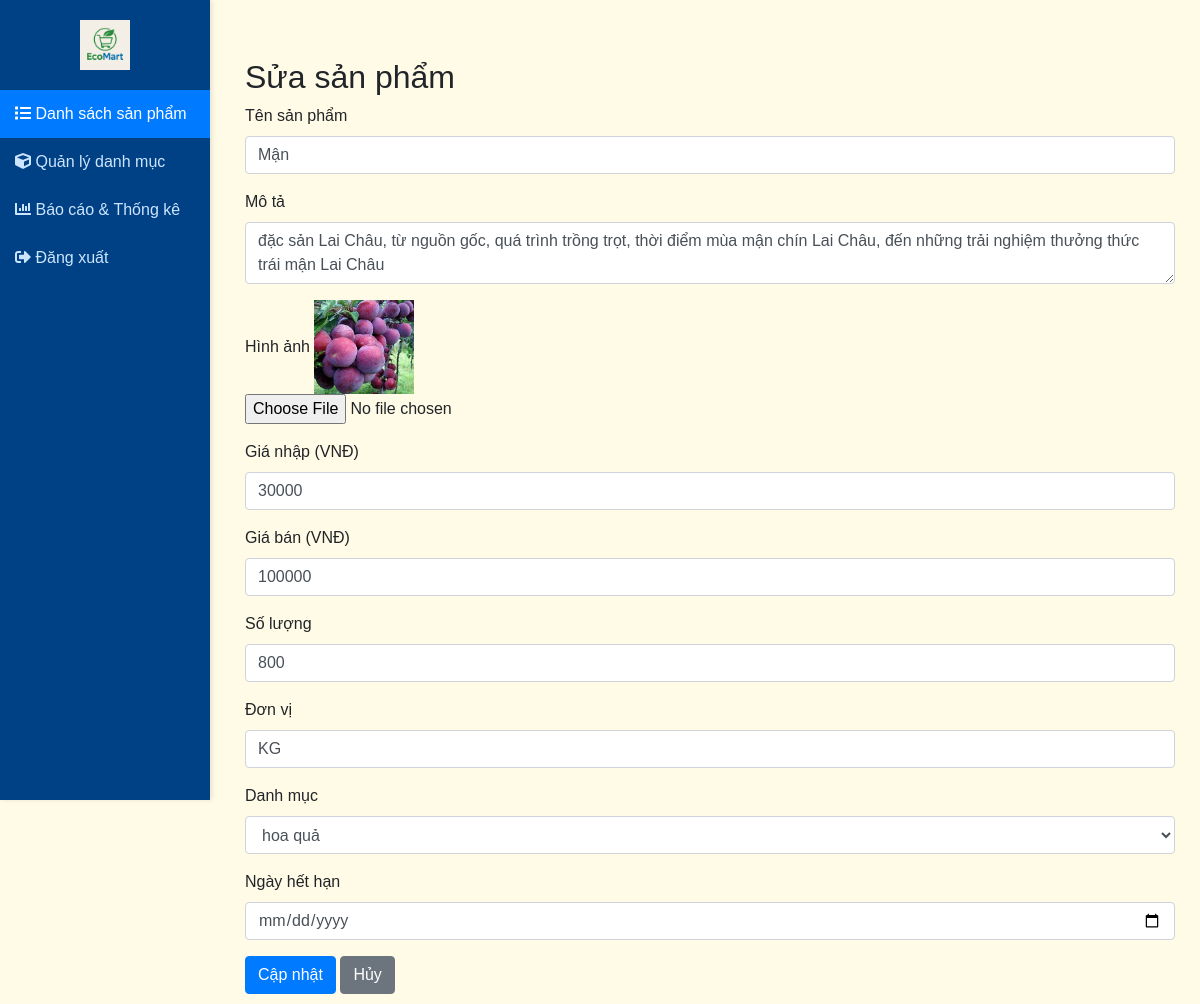
Screenshot of /index.php?action=edit&id=2 (signed in) with the database file from the repository.
### tables this page shows
CREATE TABLE `products` (
  `id` int(11) NOT NULL,
  `name` varchar(200) NOT NULL,
  `description` text DEFAULT NULL,
  `price` int(11) NOT NULL,
  `quantity` int(11) NOT NULL DEFAULT 0,
  `image` varchar(255) DEFAULT NULL,
  `category_id` int(11) DEFAULT NULL,
  `created_at` timestamp NOT NULL DEFAULT current_timestamp(),
  `updated_at` timestamp NOT NULL DEFAULT current_timestamp() ON UPDATE current_timestamp(),
  `expiration_date` date DEFAULT NULL,
  `unit` varchar(20) DEFAULT NULL,
  `purchase` int(11) DEFAULT NULL
);

CREATE TABLE `categories` (
  `id` int(11) NOT NULL,
  `name` varchar(100) NOT NULL,
  `description` text DEFAULT NULL,
  `created_at` timestamp NOT NULL DEFAULT current_timestamp(),
  `updated_at` timestamp NOT NULL DEFAULT current_timestamp() ON UPDATE current_timestamp()
);

### controllers/ProductController.php (called while the page is built, shortened)
<?php
include_once 'config/database.php';
include_once 'models/Category.php';
class ProductController {
    private $db;
    public function __construct() {
        $database = new Database();
        $this->db = $database->getConnection();
    }
    public function edit() {
        $categoryModel = new Category($this->db);
        $categories = $categoryModel->getAll();
        $id = isset($_GET['id']) ? intval($_GET['id']) : 0;
        $query = "SELECT * FROM products WHERE id = :id";
        $stmt = $this->db->prepare($query);
        $stmt->bindParam(':id', $id, PDO::PARAM_INT);
        $stmt->execute();
        $product = $stmt->fetch(PDO::FETCH_ASSOC);
        include 'views/products/edit.php';
    }
}
?>

### config/database.php (called while the page is built, shortened)
<?php
class Database {
    private $host = "localhost";
    private $db_name = "product_management";
    private $username = "root";
    private $password = "";
    private $port = "3308";
    public function getConnection() {
        $this->conn = null;
        try {
            $this->conn = new PDO(
                "mysql:host=" . $this->host . ";port=" . $this->port . ";dbname=" . $this->db_name,
                $this->username,
                $this->password
            );
            $this->conn->setAttribute(PDO::ATTR_ERRMODE, PDO::ERRMODE_EXCEPTION);
            $this->conn->exec("set names utf8");
        } catch(PDOException $e) {
            echo "Lỗi kết nối: " . $e->getMessage();
        }
        return $this->conn;
    }
}
?>

### models/Category.php (called while the page is built, shortened)
<?php
class Category {
    private $conn;
    private $table_name = "categories";
    public function __construct($db) {
        $this->conn = $db;
    }
    public function getAll() {
        $query = "SELECT * FROM " . $this->table_name . " ORDER BY name";
        $stmt = $this->conn->prepare($query);
        $stmt->execute();
        return $stmt->fetchAll(PDO::FETCH_ASSOC);
    }
}
?>

### views/products/edit.php (the view, shortened to what this page needs)
<!DOCTYPE html>
<html lang="vi">
<head>
    <link rel="stylesheet" href="https://stackpath.bootstrapcdn.com/bootstrap/4.5.2/css/bootstrap.min.css">
    <link rel="stylesheet" href="https://cdnjs.cloudflare.com/ajax/libs/font-awesome/5.15.3/css/all.min.css">
</head>
<body>
<div class="wrapper">
    <div class="sidebar">
        <div style="text-align: center;">
            <img src="./uploads/logo.png" alt="EcoMart Logo" style="height: 50px; margin-bottom: 20px;">
        </div>
        <a href="index.php?action=index" class="active"><i class="fas fa-list"></i> Danh sách sản phẩm</a>
        <a href="index.php?action=categories"><i class="fas fa-cube"></i> Quản lý danh mục</a>
        <a href="index.php?action=reports"><i class="fas fa-chart-bar"></i> Báo cáo & Thống kê</a>
        <a href="index.php?action=logout"><i class="fas fa-sign-out-alt"></i> Đăng xuất</a>
    </div>
    <div class="main-content">
        <div class="container mt-5">
            <h2>Sửa sản phẩm</h2>
            <form method="POST" enctype="multipart/form-data">
                <div class="form-group">
                    <label>Tên sản phẩm</label>
                    <input type="text" name="name" class="form-control" value="<?= htmlspecialchars($product['name']) ?>" required>
                </div>
                <div class="form-group">
                    <label>Mô tả</label>
                    <textarea name="description" class="form-control"><?= htmlspecialchars($product['description']) ?></textarea>
                </div>
                <div class="form-group">
                    <label>Hình ảnh</label>
                    <?php if ($product['image']): ?>
                        <img src="<?= $product['image'] ?>" style="max-width:100px;"><br>
                    <?php endif; ?>
                    <input type="file" name="image" class="form-control-file" accept="image/*">
                </div>
                <div class="form-group">
                    <label>Giá nhập (VNĐ)</label>
                    <input type="number" name="purchase" class="form-control" value="<?= $product['purchase'] ?>" required>
                </div>
                <div class="form-group">
                    <label>Giá bán (VNĐ)</label>
                    <input type="number" name="price" class="form-control" value="<?= $product['price'] ?>" required>
                </div>
                <div class="form-group">
                    <label>Số lượng</label>
                    <input type="number" name="quantity" class="form-control" value="<?= $product['quantity'] ?>" required>
                </div>
                <div class="form-group">
                    <label>Đơn vị</label>
                    <input type="text" name="unit" class="form-control" value="<?= $product['unit'] ?>" required>
                </div>
                <div class="form-group">
                    <label>Danh mục</label>
                    <select name="category_id" class="form-control" required>
                        <?php foreach ($categories as $cat): ?>
                            <option value="<?= $cat['id'] ?>" <?= ($product['category_id'] == $cat['id']) ? 'selected' : '' ?>>
                                <?= htmlspecialchars($cat['name']) ?>
                            </option>
                        <?php endforeach; ?>
                    </select>
                </div>
                <div class="form-group">
                    <label>Ngày hết hạn</label>
                    <input type="date" name="expiration_date" class="form-control" value="<?= $product['expiration_date'] ?>">
                </div>
                <button type="submit" class="btn btn-primary">Cập nhật</button>
                <a href="index.php" class="btn btn-secondary">Hủy</a>
            </form>
        </div>
    </div>
</div>
</body>
</html>

### views/products/edit.php (style rules this page uses)
body { background-color: #fffbe6; font-family: sans-serif; }
.wrapper { display: flex; }
.sidebar { width: 210px; min-width: 200px; max-width: 220px; background-color: #004085; color: #ffffff; height: 100vh; padding-top: 20px; box-shadow: 2px 0 5px rgba(0,0,0,0.1); position: fixed; left: 0; top: 0; overflow-y: auto; }
.sidebar a { color: #cce5ff; padding: 12px 15px; text-decoration: none; display: block; transition: background-color 0.3s ease; }
.sidebar .active { background-color: #007bff; color: #ffffff; }
.main-content { flex-grow: 1; padding: 10px; margin-left: 220px; }

### rows the page displays
products: name "Mận", description "đặc sản Lai Châu, từ nguồn gốc, quá trình trồng trọt, thời điểm mùa mận chín Lai Châu, đến những trải nghiệm thưởng thức trái mận Lai Châu", image (picture), purchase "30000", price "100000", quantity "800", unit "KG", category_id "hoa quả"
